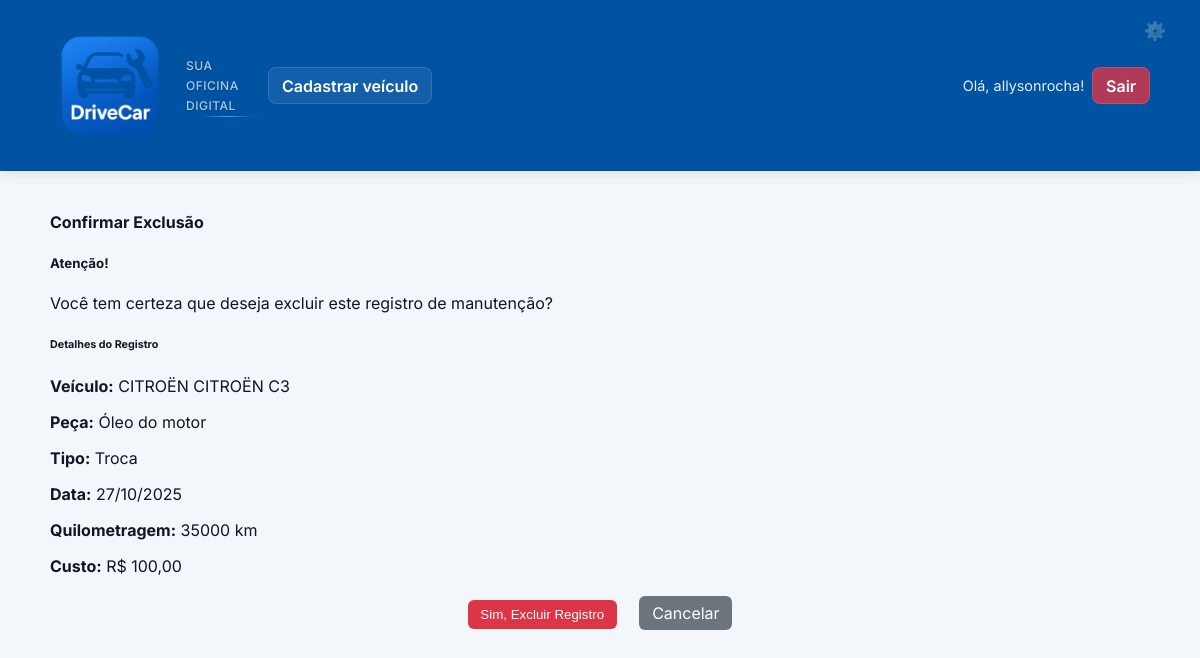
Page /registro/43/excluir/ (signed in) on the committed database.
### drivecar/models.py (models this page shows, shortened)
class RegistroManutencao(models.Model):
    TIPO_CHOICES = [
        ("peca", "Peça"),
        ("servico", "Serviço"),
    ]
    veiculo = models.ForeignKey(Veiculo, on_delete=models.CASCADE, verbose_name=_("veículo"))
    tipo = models.CharField(_("tipo"), max_length=10, choices=TIPO_CHOICES, default="peca")
    peca = models.ForeignKey(Peca, on_delete=models.CASCADE, verbose_name=_("peça"), null=True, blank=True)
    servico = models.ForeignKey(Servico, on_delete=models.CASCADE, verbose_name=_("serviço"), null=True, blank=True)
    data = models.DateField(_("data"))
    km = models.PositiveIntegerField(_("quilometragem"))
    preco = models.DecimalField(_("preço (R$)"), max_digits=10, decimal_places=2)
    troca = models.BooleanField(_("troca/substituição"), default=False, help_text=_("Marque se foi uma troca ou substituição"))
    garantia_meses = models.PositiveIntegerField(_("tempo de garantia (meses)"), null=True, blank=True)
    observacoes = models.TextField(_("observações"), blank=True)
    alerta_ativo = models.BooleanField(_("alerta ativo"), default=False)
    class Meta:
        verbose_name = _("Registro de Manutenção")
        verbose_name_plural = _("Registros de Manutenção")
        ordering = ["-data", "-km"]

class Veiculo(models.Model):
    TIPO_COMBUSTIVEL_CHOICES = [
        ('GASOLINA', 'Gasolina'),
        ('ALCOOL', 'Álcool / Etanol'),
        ('FLEX', 'Flex (Gasolina/Etanol)'),
        ('DIESEL', 'Diesel'),
        ('GNV', 'GNV (Gás Natural Veicular)'),
        ('HIBRIDO', 'Híbrido'),
        ('ELETRICO', 'Elétrico'),
    ]
    usuario = models.ForeignKey(User, on_delete=models.CASCADE, verbose_name=_("usuário"))
    marca = models.ForeignKey(Marca, on_delete=models.PROTECT, verbose_name=_("marca"), null=True, blank=True)
    modelo = models.ForeignKey(Modelo, on_delete=models.PROTECT, verbose_name=_("modelo"), null=True, blank=True)
    versao = models.ForeignKey(Versao, on_delete=models.PROTECT, verbose_name=_("versão"), null=True, blank=True)
    marca_legado = models.CharField(_("marca (legado)"), max_length=50, blank=True)
    modelo_legado = models.CharField(_("modelo (legado)"), max_length=50, blank=True)
    ano = models.PositiveIntegerField(_("ano"))
    placa = models.CharField(_("placa"), max_length=10, blank=True)
    km_atual = models.PositiveIntegerField(_("quilometragem atual"), default=0)
    combustivel = models.CharField(_("combustível"), max_length=20, choices=TIPO_COMBUSTIVEL_CHOICES, blank=True)
    class Meta:
        verbose_name = _("Veículo")
        verbose_name_plural = _("Veículos")

class Marca(models.Model):
    nome = models.CharField(_("nome da marca"), max_length=50, unique=True)
    logo = models.CharField(_("logo/imagem"), max_length=200, blank=True)
    ativo = models.BooleanField(_("ativo"), default=True)
    def __str__(self):
        return self.nome
    class Meta:
        verbose_name = _("Marca")
        verbose_name_plural = _("Marcas")
        ordering = ["nome"]

class Modelo(models.Model):
    marca = models.ForeignKey(Marca, on_delete=models.CASCADE, verbose_name=_("marca"))
    nome = models.CharField(_("nome do modelo"), max_length=100)
    ano_inicio = models.PositiveIntegerField(_("ano de início"), null=True, blank=True)
    ano_fim = models.PositiveIntegerField(_("ano de fim"), null=True, blank=True)
    ativo = models.BooleanField(_("ativo"), default=True)
    def __str__(self):
        return f"{self.marca.nome} {self.nome}"
    class Meta:
        verbose_name = _("Modelo")
        verbose_name_plural = _("Modelos")
        ordering = ["marca__nome", "nome"]
        unique_together = ["marca", "nome"]

class Peca(models.Model):
    CATEGORIAS = [
        ("motor", "Motor"),
        ("transmissao", "Transmissão e Embreagem"),
        ("suspensao", "Suspensão e Direção"),
        ("freios", "Freios"),
        ("eletrica", "Sistema Elétrico"),
        ("ar_condicionado", "Ar-condicionado e Climatização"),
        ("carroceria", "Carroceria e Itens Externos"),
        ("fluidos", "Fluidos e Manutenções Gerais"),
    ]
    categoria = models.CharField(_("categoria"), max_length=30, choices=CATEGORIAS)
    nome = models.CharField(_("nome da peça"), max_length=100)
    class Meta:
        verbose_name = _("Peça")
        verbose_name_plural = _("Peças")
        ordering = ["categoria", "nome"]

### drivecar/views.py (the view)
# urls.py: path("registro/<int:registro_id>/excluir/", views.excluir_registro, name="excluir_registro"),
@login_required
def excluir_registro(request, registro_id):
    registro = get_object_or_404(RegistroManutencao, id=registro_id, veiculo__usuario=request.user)
    veiculo_id = registro.veiculo.id
    if request.method == 'POST':
        registro.delete()
        messages.success(request, 'Registro excluído com sucesso!')
        return redirect('drivecar:manutencao', veiculo_id=veiculo_id)
    return render(request, 'drivecar/confirmar_exclusao_registro.html', {'registro': registro})

### templates/drivecar/confirmar_exclusao_registro.html (shortened to what this page needs)
{% extends 'drivecar/base.html' %}
{% block content %}
<div class="container">
    <div class="row justify-content-center">
        <div class="col-md-8">
            <div class="card">
                <div class="card-header">
                    <h4> Confirmar Exclusão</h4>
                </div>
                <div class="card-body">
                    <div class="alert alert-warning" role="alert">
                        <h5> Atenção!</h5>
                        <p class="mb-0">Você tem certeza que deseja excluir este registro de manutenção?</p>
                    </div>
                    <div class="card bg-light mb-4">
                        <div class="card-body">
                            <h6> Detalhes do Registro</h6>
                            <div class="row">
                                <div class="col-md-6">
                                    <p><strong>Veículo:</strong> {{ registro.veiculo.marca }} {{ registro.veiculo.modelo }}</p>
                                    <p><strong>Peça:</strong> {{ registro.peca.nome }}</p>
                                    <p><strong>Tipo:</strong>
                                        {% if registro.troca %}
                                            <span class="badge bg-danger">Troca</span>
                                        {% else %}
                                            <span class="badge bg-primary">Manutenção</span>
                                        {% endif %}
                                    </p>
                                </div>
                                <div class="col-md-6">
                                    <p><strong>Data:</strong> {{ registro.data|date:"d/m/Y" }}</p>
                                    <p><strong>Quilometragem:</strong> {{ registro.km|floatformat:0 }} km</p>
                                    <p><strong>Custo:</strong> R$ {{ registro.preco|floatformat:2 }}</p>
                                </div>
                            </div>
                        </div>
                    </div>
                    <div style="text-align: center; margin-top: 20px;">
                        <form method="post" style="display: inline-block; margin-right: 10px;">
                            <button type="submit" class="btn btn-danger">
                                 Sim, Excluir Registro
                            </button>
                        </form>
                        <a href="{% url 'drivecar:manutencao' registro.veiculo.id %}" class="btn btn-secondary" style="display: inline-block;">
                             Cancelar
                        </a>
                    </div>
                </div>
            </div>
        </div>
    </div>
</div>
{% endblock %}

### templates/drivecar/base.html (shortened to what this page needs)
<!doctype html>
<html lang="pt-br">
<head>
  {% load static %}
  <link rel="stylesheet" href="{% static 'css/styles.css' %}?v=9">
</head>
<body>
  <header class="site-header">
    <div class="header-inner">
      <a class="brand" href="{% url 'drivecar:index' %}">
        <div class="brand-container">
          <img src="{% static 'images/Logo_drivecar.png' %}" alt="DriveCar" class="logo"/>
          <div class="brand-tagline">
            <span class="tagline-text">Sua oficina digital</span>
            <div class="tagline-accent"></div>
          </div>
        </div>
      </a>
      <nav class="main-nav">
        <div class="nav-buttons">
          <a class="nav-item" href="{% url 'drivecar:cadastrar_veiculo' %}">Cadastrar veículo</a>
        </div>
        <div class="user-info">
          <span class="welcome-text">Olá, {{ user.first_name|default:user.username }}!</span>
          <a class="nav-item nav-logout" href="{% url 'drivecar:logout' %}">Sair</a>
        </div>
      </nav>
      <a class="admin-btn" href="/admin/" title="Área administrativa">⚙️</a>
    </div>
  </header>
  <main>
    {% block content %}{% endblock %}
  </main>
</body>
</html>

### static/css/styles.css (style rules this page uses)
body { font-family: Arial, sans-serif; margin: 0; padding: 0; }
:root { --bg:#f3f6fb; --primary:#0052a3; --muted:#6b7280; --card:#ffffff; --accent:#0074d9; }
body { font-family: 'Inter', -apple-system, BlinkMacSystemFont, 'Segoe UI', Roboto, sans-serif; margin: 0; padding: 0; background:var(--bg); color:#0f1724; font-feature-settings: "cv02", "cv03", "cv04", "cv11"; }
header { background: linear-gradient(90deg,var(--primary),#0a58b5); color: #fff; padding: 1rem; }
main { padding: 1.25rem; max-width:1100px; margin:0 auto }
.site-header { background:var(--primary); color:#fff; box-shadow:0 4px 12px rgba(5,20,50,0.08); position:relative }
.site-header .header-inner { display:flex; align-items:center; justify-content:space-between; max-width:1100px; margin:0 auto; padding:0.6rem 1rem }
.logo { height:120px; transition: all 0.3s ease; filter: brightness(1.02) contrast(1.08) saturate(1.05); opacity: 0.98; position: relative; animation: logoGlow 6s ease-in-out infinite alternate; }
.brand { position: relative; display: inline-block; text-decoration: none; }
.brand-container { display: flex; align-items: center; gap: 1rem; }
.brand-tagline { position: relative; opacity: 0.85; transition: all 0.4s ease; }
.tagline-text { font-family: 'Inter', sans-serif; font-size: 0.75rem; font-weight: 500; color: rgba(255, 255, 255, 0.8); text-transform: uppercase; letter-spacing: 0.5px; line-height: 1; text-shadow: 0 1px 2px rgba(0,0,0,0.2); }
.tagline-accent { height: 1px; background: linear-gradient(90deg, transparent 0%, rgba(0,82,163,0.4) 20%, rgba(255,255,255,0.6) 50%, rgba(0,116,217,0.4) 80%, transparent 100%); margin-top: 2px; opacity: 0.8; }
.brand::after { content: ''; position: absolute; top: 0; left: 0; right: 0; bottom: 0; background: linear-gradient(45deg, rgba(255,255,255,0.02) 0%, rgba(0,82,163,0.05) 25%, rgba(255,255,255,0.03) 50%, rgba(0,116,217,0.05) 75%, rgba(255,255,255,0.02) 100%); border-radius: 12px; opacity: 0; transition: all 0.3s ease; pointer-events: none; z-index: -1; }
.main-nav { display:flex; align-items:center; width:100%; justify-content:space-between }
.nav-buttons { display: flex; gap: 0.5rem; align-items: center; }
.nav-item { color:#fff; text-decoration:none; padding:0.45rem 0.8rem; background: rgba(255,255,255,0.08); border-radius:8px; font-weight:600; transition: all 0.3s ease; border: 1px solid rgba(255,255,255,0.12); }
.user-info { display:flex; align-items:center; gap:0.5rem }
.welcome-text { color:#fff; font-size:0.9rem; opacity:0.9 }
.nav-logout { background: rgba(220,53,69,0.8) !important; }
.btn-danger { background:#dc3545; color:#fff; border:none; padding:0.45rem 0.8rem; border-radius:6px; cursor:pointer }
.btn-secondary { background:#6c757d; color:#fff; text-decoration:none; padding:0.45rem 0.8rem; border-radius:6px; display:inline-block; margin-left:0.5rem }
.admin-btn { position: absolute; top: 10px; right: 25px; background: transparent; color: rgba(255, 255, 255, 0.6); border: none; border-radius: 50%; width: 40px; height: 40px; display: flex; align-items: center; justify-content: center; font-size: 18px; text-decoration: none; transition: all 0.3s ease; opacity: 0.7; z-index: 100; filter: drop-shadow(0 1px 2px rgba(0,0,0,0.1)); }

### rows in the picture
RegistroManutencao: veiculo.marca "CITROËN", veiculo.modelo "CITROËN C3", peca.nome "Óleo do motor", data "27/10/2025", km "35000", preco "100,00"

### other values in the picture
{{ user.first_name|default:user.username }} "allysonrocha"
